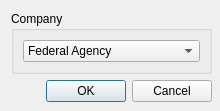
<?xml version="1.0" encoding="UTF-8"?>
<ui version="4.0">
 <class>DialogServerSettings</class>
 <widget class="QDialog" name="DialogServerSettings">
  <property name="geometry">
   <rect>
    <x>0</x>
    <y>0</y>
    <width>220</width>
    <height>111</height>
   </rect>
  </property>
  <property name="windowTitle">
   <string>Dialog</string>
  </property>
  <widget class="QWidget" name="layoutWidget">
   <property name="geometry">
    <rect>
     <x>11</x>
     <y>11</y>
     <width>201</width>
     <height>91</height>
    </rect>
   </property>
   <layout class="QGridLayout" name="gridLayout_3">
    <item row="0" column="0">
     <widget class="QGroupBox" name="groupBox">
      <property name="title">
       <string>Company</string>
      </property>
      <layout class="QGridLayout" name="gridLayout_2">
       <item row="0" column="0">
        <widget class="QComboBox" name="typeCompany">
         <item>
          <property name="text">
           <string>Federal Agency</string>
          </property>
         </item>
         <item>
          <property name="text">
           <string>Ministry</string>
          </property>
         </item>
        </widget>
       </item>
      </layout>
     </widget>
    </item>
    <item row="1" column="0">
     <layout class="QHBoxLayout" name="horizontalLayout">
      <item>
       <spacer name="horizontalSpacer">
        <property name="orientation">
         <enum>Qt::Horizontal</enum>
        </property>
        <property name="sizeHint" stdset="0">
         <size>
          <width>40</width>
          <height>20</height>
         </size>
        </property>
       </spacer>
      </item>
      <item>
       <widget class="QPushButton" name="buttonOK">
        <property name="text">
         <string>OK</string>
        </property>
       </widget>
      </item>
      <item>
       <widget class="QPushButton" name="buttomCancel">
        <property name="text">
         <string>Cancel</string>
        </property>
       </widget>
      </item>
     </layout>
    </item>
   </layout>
  </widget>
 </widget>
 <resources/>
 <connections/>
</ui>
